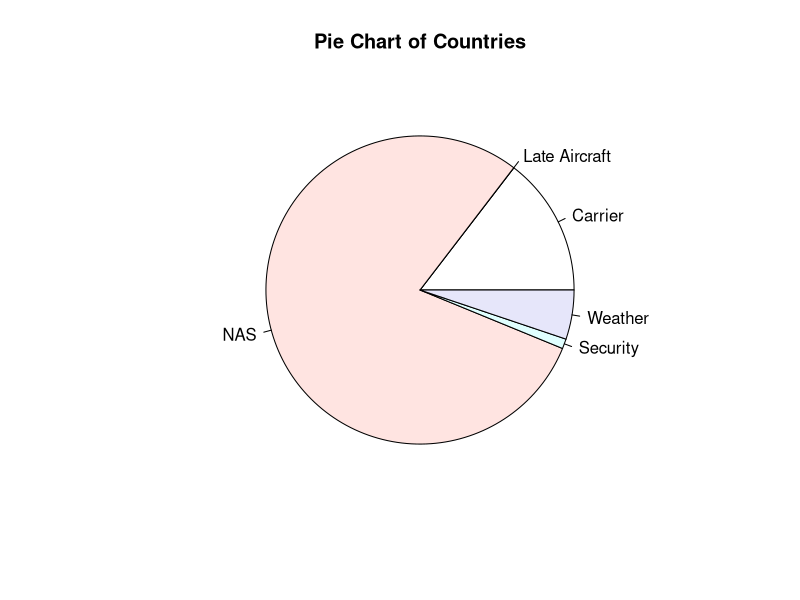

This chart was generated by the following R code:
library("ggplot2")
library("scales")
library("reshape2")
graphics.off()

setwd('/Users/mfdupuis/Documents/Kaggle/Python/Flight-Data-Project/')

data <- read.csv('byCarrier.csv')

i <- 1
numFlights = list()
numDelays = list()
numCancels = list()
for (year in 2000:2013){
  for (month in 1:12){
    tempdf <- subset(data, Year == year & Month == month)
    numFlights[i] = sum(tempdf$NumFlights)
    numDelays[i] = sum(tempdf$Delays)
    numCancels[i] = sum(tempdf$Cancelled)
    i = i + 1
  }
}

temp <- as.numeric(unlist(numFlights))
numDelays <- as.numeric(unlist(numDelays))
numCancels <- as.numeric(unlist(numCancels))

output <- cbind(seq(as.Date("2000-01-01"), as.Date("2013-07-01"), by="month"),temp[1:163], numDelays[1:163], numCancels[1:163])
colnames(output) <- c("Period", "numFlights", "numDelays", "numCancels")
output <- data.frame(output)
output$Period <- seq(as.Date("2000-01-01"), as.Date("2013-07-01"), by = "month")

p <- ggplot(output, aes(x = Period, y = numFlights))
pp <- p + geom_line(stat = "identity") + scale_x_date(labels = date_format("%m/%y")) + xlab("Month/Year") + ylab("Number of flights") + labs(title = "Number of Flights from Sep-2000 to Aug-2013") + theme(axis.text=element_text(size=16, face = "bold"), title=element_text(size=16,face="bold"))
ppp <- pp + geom_vline(xintercept = 11540, color = 'red') + geom_vline(xintercept = 13740, color = 'red') + geom_vline(xintercept = 15000, color = 'blue') + geom_vline(xintercept = 14800, color = 'blue') + geom_vline(xintercept = 15150, color = 'blue') + geom_vline(xintercept = 15370, color = 'blue')

# Plotting delays and cancellation over time.

plotData <- melt(output, id = "Period")
f <- ggplot(data = plotData, aes(x = Period, y = value, color = variable)) + geom_line()

# Now we are going to look at the flights by month

i <- 1
numFlightsMonth = list()
numDelaysMonth = list()
numCancelsMonth = list()
for (month in 1:12){
  tempdf <- subset(data, Month == month)
  numFlightsMonth[i] = sum(tempdf$NumFlights)
  numDelaysMonth[i] = sum(tempdf$Delays)
  numCancelsMonth[i] = sum(tempdf$Cancelled)
  i = i + 1
}
numFlightsMonth <- as.numeric(unlist(numFlightsMonth))
numDelaysMonth <- as.numeric(unlist(numDelaysMonth))
numCancelsMonth <- as.numeric(unlist(numCancelsMonth))

monthlyData <- cbind(seq(as.Date("2000-01-01"), as.Date("2000-12-01"), by="month"), numFlightsMonth, numDelaysMonth, numCancelsMonth)
colnames(monthlyData) <- c("Month", "numFlights", "numDelays", "numCancels")
monthlyData <- data.frame(monthlyData)
monthlyData$onTime <- monthlyData$numFlights - monthlyData$numDelays - monthlyData$numCancels
monthlyData$Month <- seq(as.Date("2000-01-01"), as.Date("2000-12-01"), by = "month")

monthlyData.m <- melt(monthlyData,id.vars='Month',measure.vars=c('numDelays', 'numCancels', 'onTime'))

c <- ggplot(monthlyData.m) + geom_bar(aes(Month,value,fill=variable), stat = "identity") + scale_y_continuous(labels = comma) + theme_bw()

# The information in the previous graph on the number of delays and cancellations per month isn't particularly interesting if it's not expressed as a percentage.

monthlyData_norm <- monthlyData
monthlyData_norm$numDelays <- monthlyData$numDelays / monthlyData$numFlights
monthlyData_norm$numCancels <- monthlyData$numCancels / monthlyData$numFlights
monthlyData_norm$numFlights <- monthlyData$numFlights / monthlyData$numFlights

monthlyData_norm$onTime <- monthlyData_norm$numFlights - monthlyData_norm$numDelays - monthlyData_norm$numCancels

monthlyData.m_norm <- melt(monthlyData_norm,id.vars='Month',measure.vars=c('numDelays', 'numCancels', 'onTime'))

q <- ggplot(monthlyData.m_norm) + geom_bar(aes(Month,value,fill=variable), stat = "identity") + scale_y_continuous(labels = comma) + theme_bw()

# Now we want to look at the causes for delay

tempdf <- subset(data, Year > 2004)
tempdf <- subset(tempdf, select = -c(CarrierID))
pieData <- colSums(tempdf)
pieData <- pieData[-c(1, 2, 4, 6, 8, 11)]

slices <- pieData
lbls <- c("Carrier", "Late Aircraft", "NAS", "Security", "Weather")
pie(slices, labels = lbls, main="Pie Chart of Countries")

